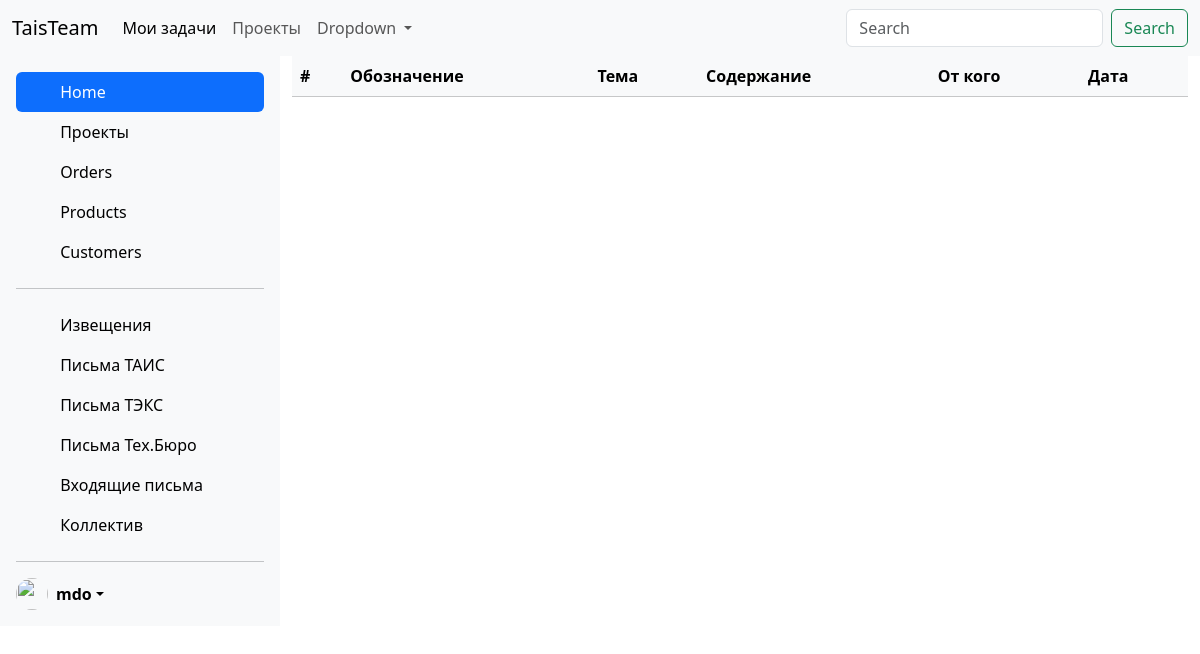
/incoming_letters/, run on an earlier commit of the app's database.
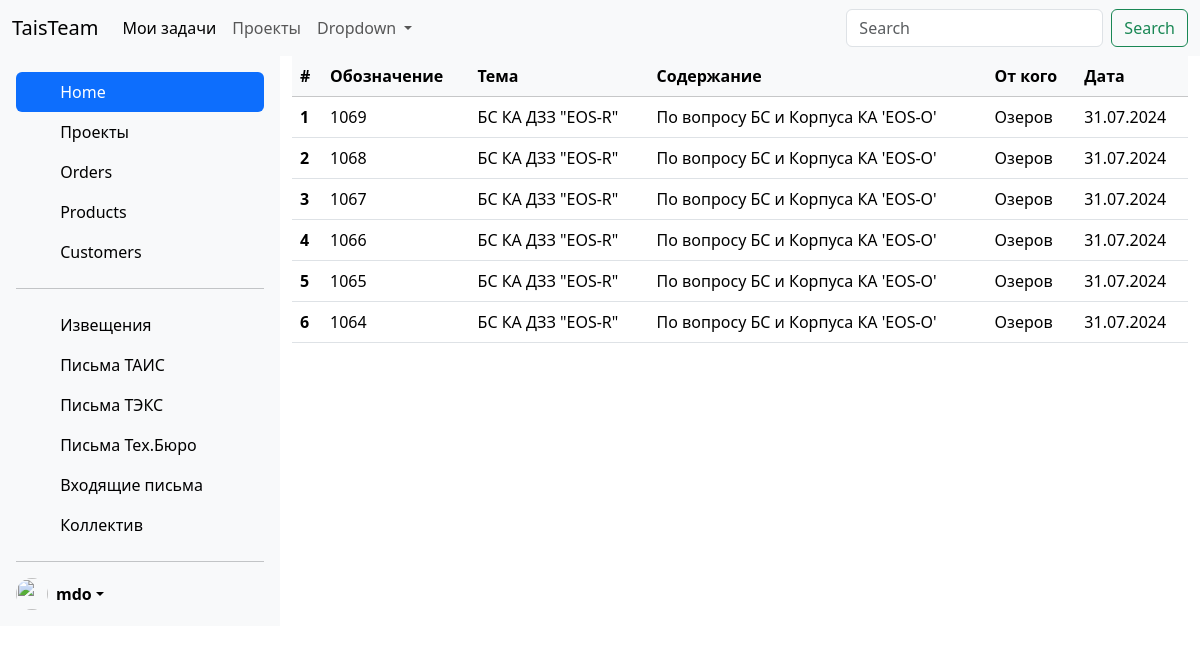
And on a later commit of the database.
### projects/models.py (models this page shows)
class IncomingLetters(models.Model):
    notification = models.CharField(max_length=50)
    project = models.ForeignKey('Project', on_delete=models.PROTECT)
    content = models.CharField(max_length=255)
    from_whom = models.CharField(max_length=30)
    date = models.DateField(null=True)
    time_create = models.DateTimeField(auto_now_add=True)
    time_update = models.DateTimeField(auto_now=True)

class Project(models.Model):
    title = models.CharField(max_length=100)
    time_create = models.DateTimeField(auto_now_add=True)
    time_update = models.DateTimeField(auto_now=True)

### projects/views.py (the view)
# urls.py: path('incoming_letters/', views.IncomingLettersView.as_view(), name='incoming_letters'),
class IncomingLettersView(ListView):
    model = IncomingLetters
    template_name = 'projects/incoming_letters.html'
    context_object_name = 'posts'

### projects/templates/projects/incoming_letters.html
{% extends 'base2.html' %}
{% block content %}
  <table class="table table-hover">
   <thead class='table-light'>
    <tr>
      <th scope="col">#</th>
      <th scope="col">Обозначение</th>
      <th scope="col">Тема</th>
      <th scope="col">Содержание</th>
      <th scope="col">От кого</th>
      <th scope="col">Дата</th>
    </tr>
  </thead>
    <tbody>
    {% for p in posts %}
    <tr>
      <th scope="row">{{ p.id }}</th>
      <td>{{ p.notification }}</td>
      <td>{{ p.project.title }}</td>
      <td>{{ p.content }}</td>
      <td>{{ p.from_whom }}</td>
      <td>{{ p.date|date:"d.m.Y"  }}</td>
    </tr>
    {% endfor %}
  </tbody>
</table>
{% endblock %}

What changed in the data, as far as the page shows it:
added IncomingLetters: id "1", notification "1069", project "БС КА ДЗЗ \"EOS-R\"", content "По вопросу БС и Корпуса КА 'EOS-O'", from_whom "Озеров", date "31.07.2024"
added IncomingLetters: id "2", notification "1068", project "БС КА ДЗЗ \"EOS-R\"", content "По вопросу БС и Корпуса КА 'EOS-O'", from_whom "Озеров", date "31.07.2024"
added IncomingLetters: id "3", notification "1067", project "БС КА ДЗЗ \"EOS-R\"", content "По вопросу БС и Корпуса КА 'EOS-O'", from_whom "Озеров", date "31.07.2024"
added IncomingLetters: id "4", notification "1066", project "БС КА ДЗЗ \"EOS-R\"", content "По вопросу БС и Корпуса КА 'EOS-O'", from_whom "Озеров", date "31.07.2024"
added IncomingLetters: id "5", notification "1065", project "БС КА ДЗЗ \"EOS-R\"", content "По вопросу БС и Корпуса КА 'EOS-O'", from_whom "Озеров", date "31.07.2024"
added IncomingLetters: id "6", notification "1064", project "БС КА ДЗЗ \"EOS-R\"", content "По вопросу БС и Корпуса КА 'EOS-O'", from_whom "Озеров", date "31.07.2024"
